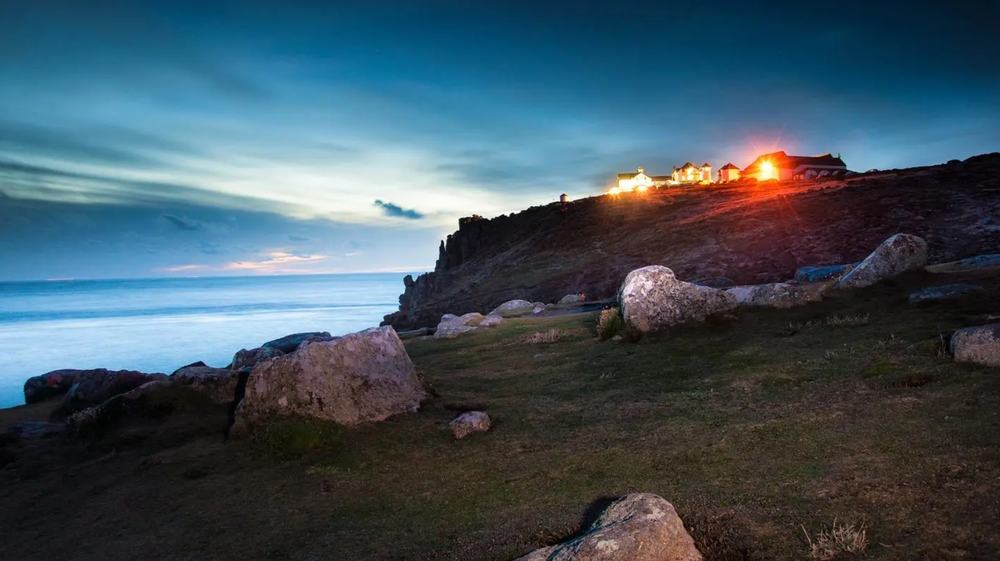
#> input picture bg_imgs/03.png, 1000 x 561 px, shrunk from 1684 x 945 before the run
$ python zuoye01.py
#> lines starting #> are read from the running program, lines starting #| are printed output that depends on the picture
from PIL import Image

img = Image.open('./bg_imgs/03.png')
#> img is the input picture: PIL image 1000x561 RGB; mean R, G, B 63.9, 83, 94.5
# 获取图片size
size = img.size
#> size = (1000, 561)
# 切割
w = size[0] // 3
#> w = 333
h = size[1] // 3
#> h = 187
print(w, h)
#| 333 187
for i in range(3):
    for j in range(3):
        box = (w * j, h * i, w * (j + 1), h * (i + 1))
        image = img.crop(box)
        image.show()
#> this loop made 3 passes
#> pass 1, `image.show()`:
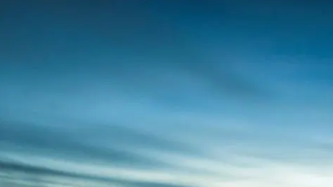
#> shown: PIL image 333x187 RGB; mean R, G, B 72.6, 135.3, 163.2
#> pass 1, `image.show()`:
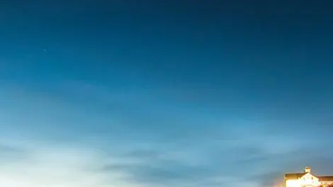
#> shown: PIL image 333x187 RGB; mean R, G, B 58.4, 121.6, 152.1
#> pass 1, `image.show()`:
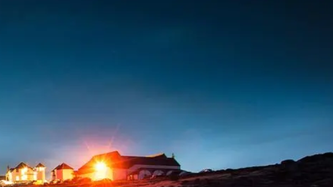
#> shown: PIL image 333x187 RGB; mean R, G, B 45.5, 79.2, 102.6
#> pass 2, `image.show()`:
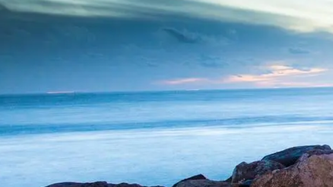
#> shown: PIL image 333x187 RGB; mean R, G, B 115.9, 162.8, 193.7
#> after the loop:
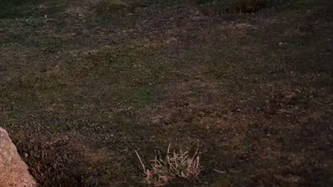
#> image: PIL image 333x187 RGB; mean R, G, B 55.4, 45.1, 36.2

$ run again, with bg_imgs/01.png copied over bg_imgs/03.png
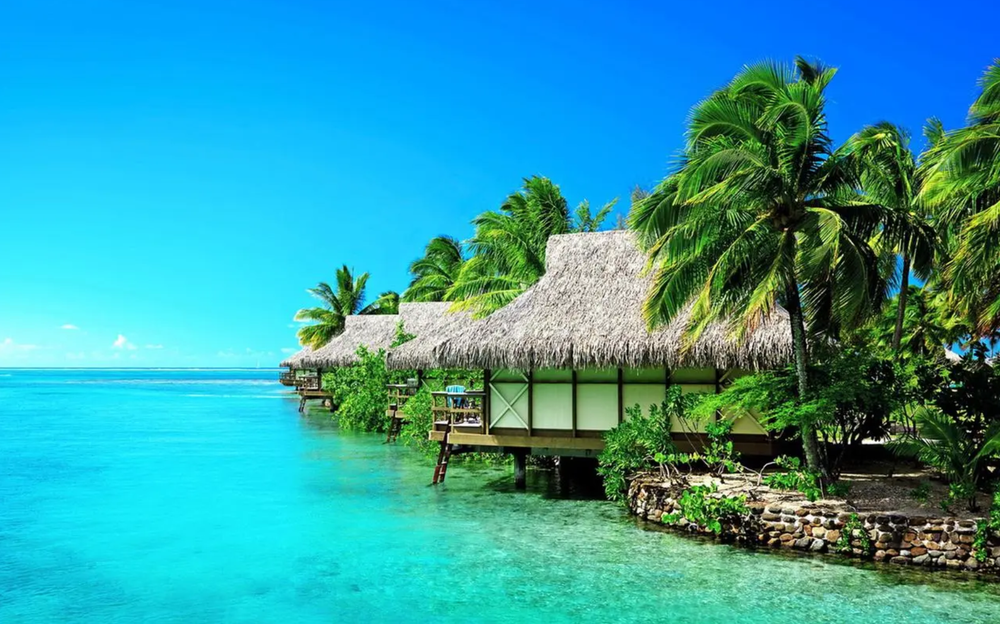
#> input picture bg_imgs/01.png, 1000 x 624 px, shrunk from 1683 x 1051 before the run
#> img is the input picture: PIL image 1000x624 RGB; mean R, G, B 51, 157.6, 168.4
#| 333 208
#> the loop `for i in range(3):` made 3 passes
#> pass 1, `image.show()`:
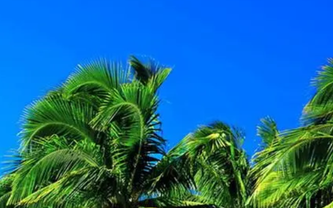
#> shown: PIL image 333x208 RGB; mean R, G, B 28.5, 108.1, 152.1
#> after the loop `for i in range(3):`:
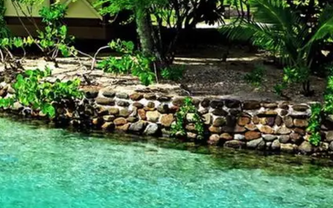
#> image: PIL image 333x208 RGB; mean R, G, B 78.5, 110.1, 77.8

$ run again, with bg_imgs/02.png copied over bg_imgs/03.png
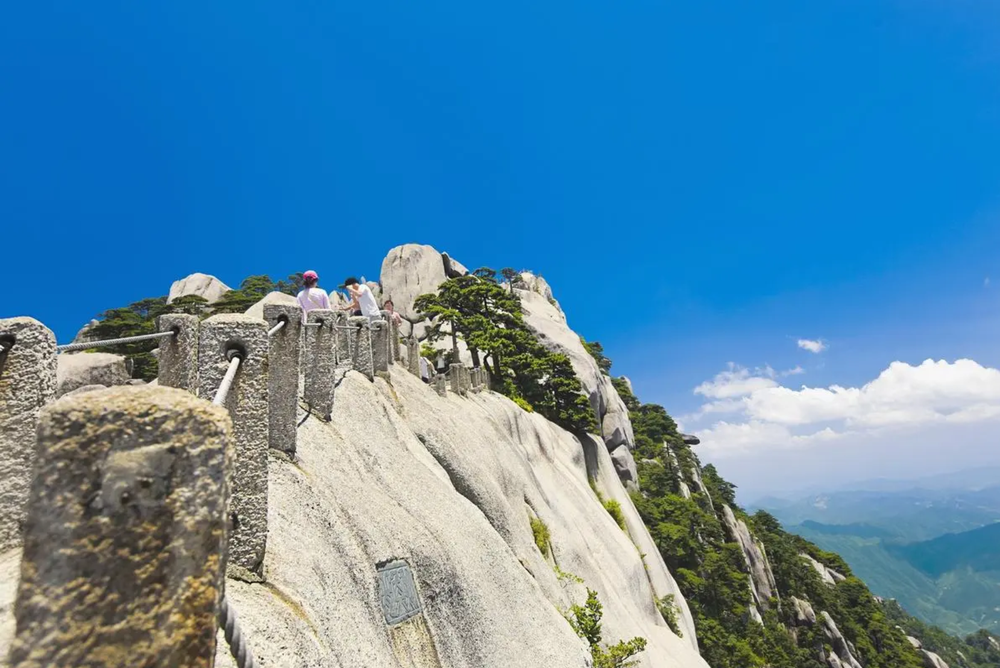
#> input picture bg_imgs/02.png, 1000 x 668 px, shrunk from 1659 x 1108 before the run
#> img is the input picture: PIL image 1000x668 RGB; mean R, G, B 84.6, 138.6, 172.3
#| 333 222
#> the loop `for i in range(3):` made 3 passes
#> pass 1, `image.show()`:
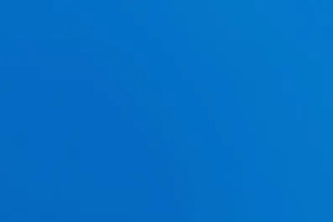
#> shown: PIL image 333x222 RGB; mean R, G, B 4.4, 111.8, 197.5
#> after the loop `for i in range(3):`:
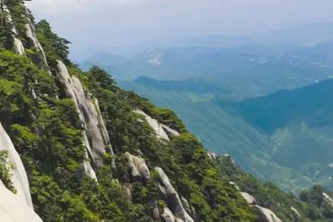
#> image: PIL image 333x222 RGB; mean R, G, B 107, 126.2, 126.6

$ run again, with bg_imgs/04.png copied over bg_imgs/03.png
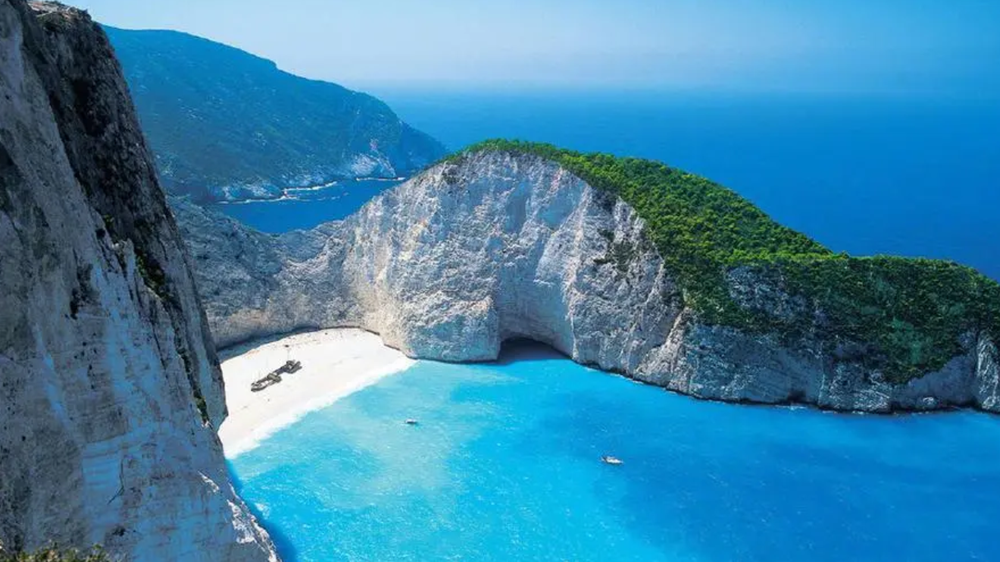
#> input picture bg_imgs/04.png, 1000 x 562 px, shrunk from 1680 x 945 before the run
#> img is the input picture: PIL image 1000x562 RGB; mean R, G, B 61.6, 130.8, 166.1
#| 333 187
#> the loop `for i in range(3):` made 3 passes
#> pass 1, `image.show()`:
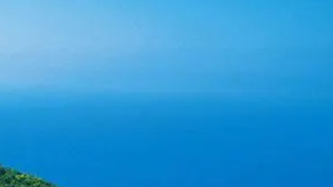
#> shown: PIL image 333x187 RGB; mean R, G, B 47.6, 154.1, 216
#> after the loop `for i in range(3):`:
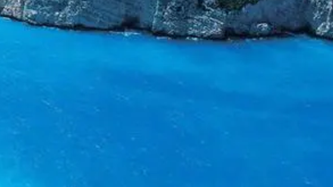
#> image: PIL image 333x187 RGB; mean R, G, B 10.7, 117.7, 180.9
